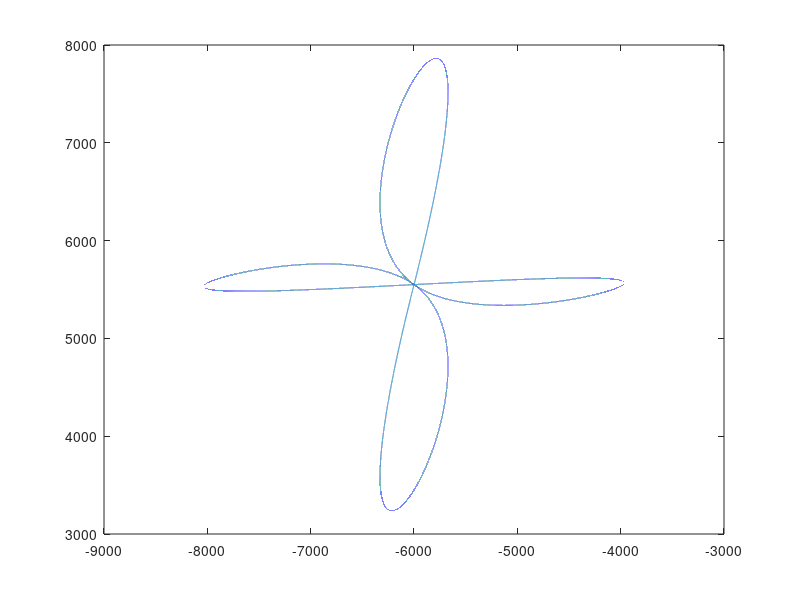

MATLAB code to generate this figure:
clear
close all

load Points.dat

x = Points(:, 1);
y = Points(:, 2);
n = length(x); % Anzahl der Punkte

% Berechne hier die Stuetzstellen t_k(1),t_k(2),...,t_k(n)
% k startet from 1 therefore you dont have to change the index. 
tk = zeros(n,1);
tk(1) = 0;  % defined in excercise sheet
for k = 2:n
    tk(k) = tk(k-1) + sqrt((x(k)-x(k-1)).^2+(y(k)-y(k-1)).^2);
end

% Bestimme hier die Werte t
t = (tk(1):0.1:tk(n))'; %increment 0.1 

% Bestimme die Splines s_x und s_y
s_x = spline(tk,x,t);
s_y = spline(tk,y,t);

% Zeichne hier die Kurve
plot(s_x, s_y)
